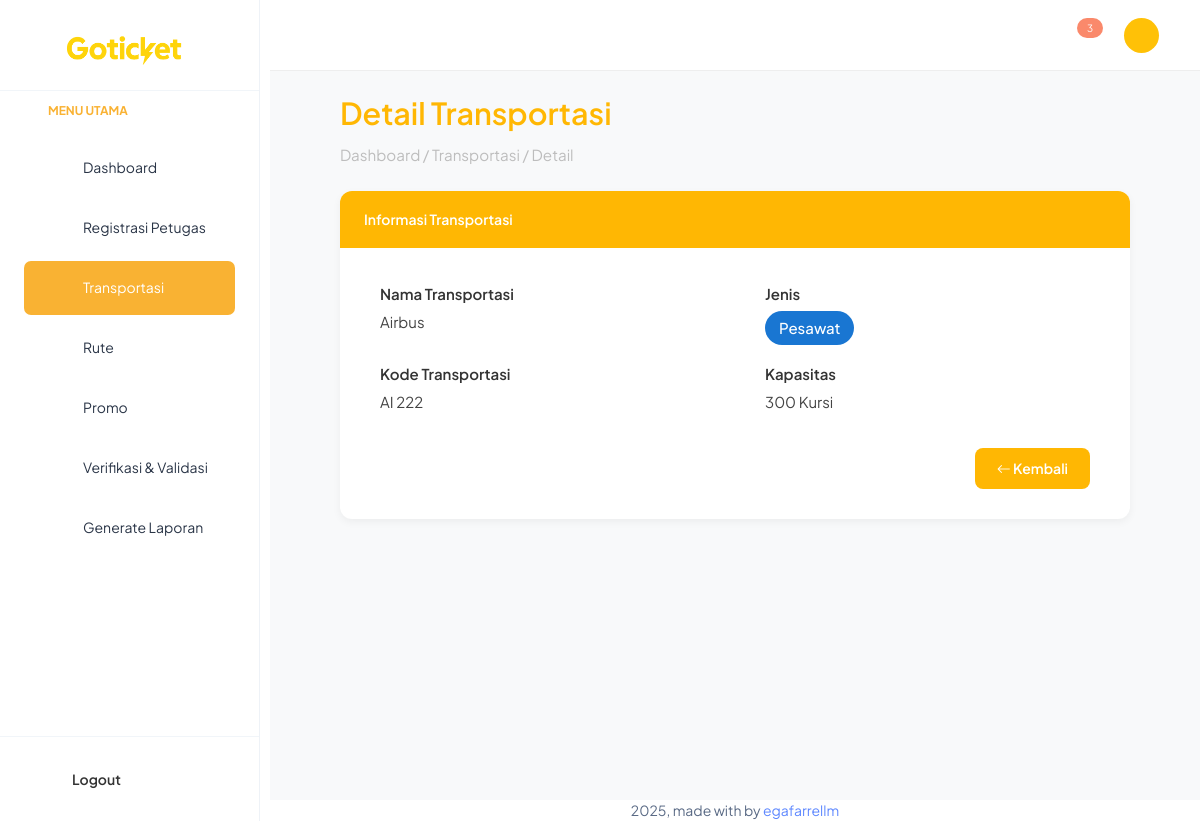
The page /backend/pages/transportasi/detail.php?id=6 (signed in) on the database its author committed.
### tables this page shows
CREATE TABLE `transportasi` (
  `id_transportasi` int NOT NULL,
  `jenis` enum('Pesawat','Kereta') NOT NULL,
  `nama_transportasi` varchar(100) NOT NULL,
  `kode` varchar(20) NOT NULL,
  `kapasitas` int NOT NULL
);

### backend/pages/transportasi/detail.php (the view, shortened to what this page needs)
<?php
include '../../partials/header.php';
include '../../partials/sidebar.php';
include '../../partials/navbar.php';
include '../../app.php';
$id = $_GET['id'];
$q = "SELECT * FROM transportasi WHERE id_transportasi = '$id'";
$result = mysqli_query($connect, $q);
$data = mysqli_fetch_assoc($result);
?>
<link href="https://cdn.jsdelivr.net/npm/bootstrap-icons@1.10.5/font/bootstrap-icons.css" rel="stylesheet">
<div class="content-wrapper">
  <div class="page-title">Detail Transportasi</div>
  <div class="breadcrumb">Dashboard / Transportasi / Detail</div>
  <div class="card card-custom">
    <div class="card-header-custom">Informasi Transportasi</div>
    <div class="card-body">
      <div class="detail-container">
        <div class="detail-item">
          <span class="detail-label">Nama Transportasi</span>
          <span class="detail-value"><?= htmlspecialchars($data['nama_transportasi']); ?></span>
        </div>
        <div class="detail-item">
          <span class="detail-label">Jenis</span>
          <span class="detail-value">
            <?php if ($data['jenis'] == 'Pesawat'): ?>
              <span class="badge-jenis badge-pesawat">Pesawat</span>
            <?php else: ?>
              <span class="badge-jenis badge-kereta">Kereta</span>
            <?php endif; ?>
          </span>
        </div>
        <div class="detail-item">
          <span class="detail-label">Kode Transportasi</span>
          <span class="detail-value"><?= htmlspecialchars($data['kode']); ?></span>
        </div>
        <div class="detail-item">
          <span class="detail-label">Kapasitas</span>
          <span class="detail-value"><?= htmlspecialchars($data['kapasitas']); ?> Kursi</span>
        </div>
      </div>
      <div class="d-flex justify-content-end">
        <a href="index.php" class="btn-kembali"><i class="bi bi-arrow-left"></i> Kembali</a>
      </div>
    </div>
  </div>
</div>
<?php
include '../../partials/footer.php';
include '../../partials/script.php';
?>

### backend/pages/transportasi/detail.php (style rules this page uses)
.content-wrapper { background-color: #f8f9fa; min-height: 100vh; padding: 90px 70px 50px 70px; }
.page-title { font-size: 1.9rem; font-weight: 600; color: #ffb703; margin-bottom: 8px; }
.breadcrumb { color: #bdbdbd; font-size: 0.95rem; margin-bottom: 25px; }
.card-custom { border-radius: 12px; overflow: hidden; box-shadow: 0 3px 8px rgba(0, 0, 0, 0.05); background-color: #ffffff; }
.card-header-custom { background-color: #ffb703; color: #ffffff; padding: 18px 24px; font-weight: 600; }
.card-body { padding: 35px 40px 30px 40px; }
.detail-container { display: grid; grid-template-columns: 1fr 1fr; gap: 18px 60px; margin-bottom: 35px; }
.detail-item { display: flex; flex-direction: column; gap: 5px; }
.detail-label { font-weight: 600; color: #333; font-size: 15px; }
.detail-value { color: #444; font-size: 15px; }
.btn-kembali { background-color: #ffb703; color: #fff; border: none; border-radius: 8px; padding: 10px 22px; font-weight: 600; text-decoration: none; transition: 0.2s; }
.badge-jenis { border-radius: 20px; padding: 6px 14px; font-weight: 500; color: #fff; display: inline-block; text-align: center; min-width: 80px; }
.badge-pesawat { background-color: #1976d2; }

### rows shown on the page
transportasi: nama_transportasi "Airbus", kode "AI 222", kapasitas "300"

### other values the page prints
$jumlah_notif "3"
